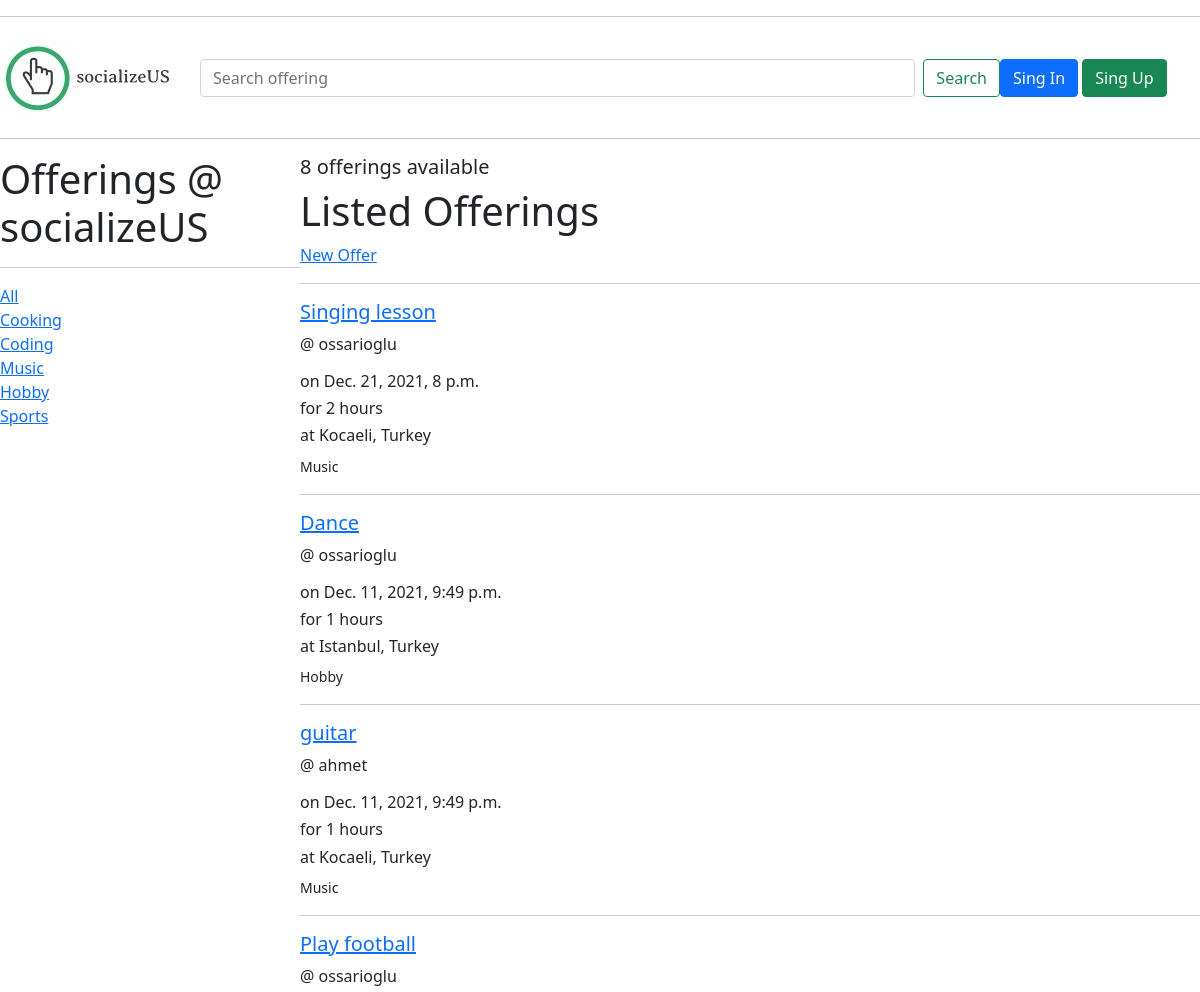
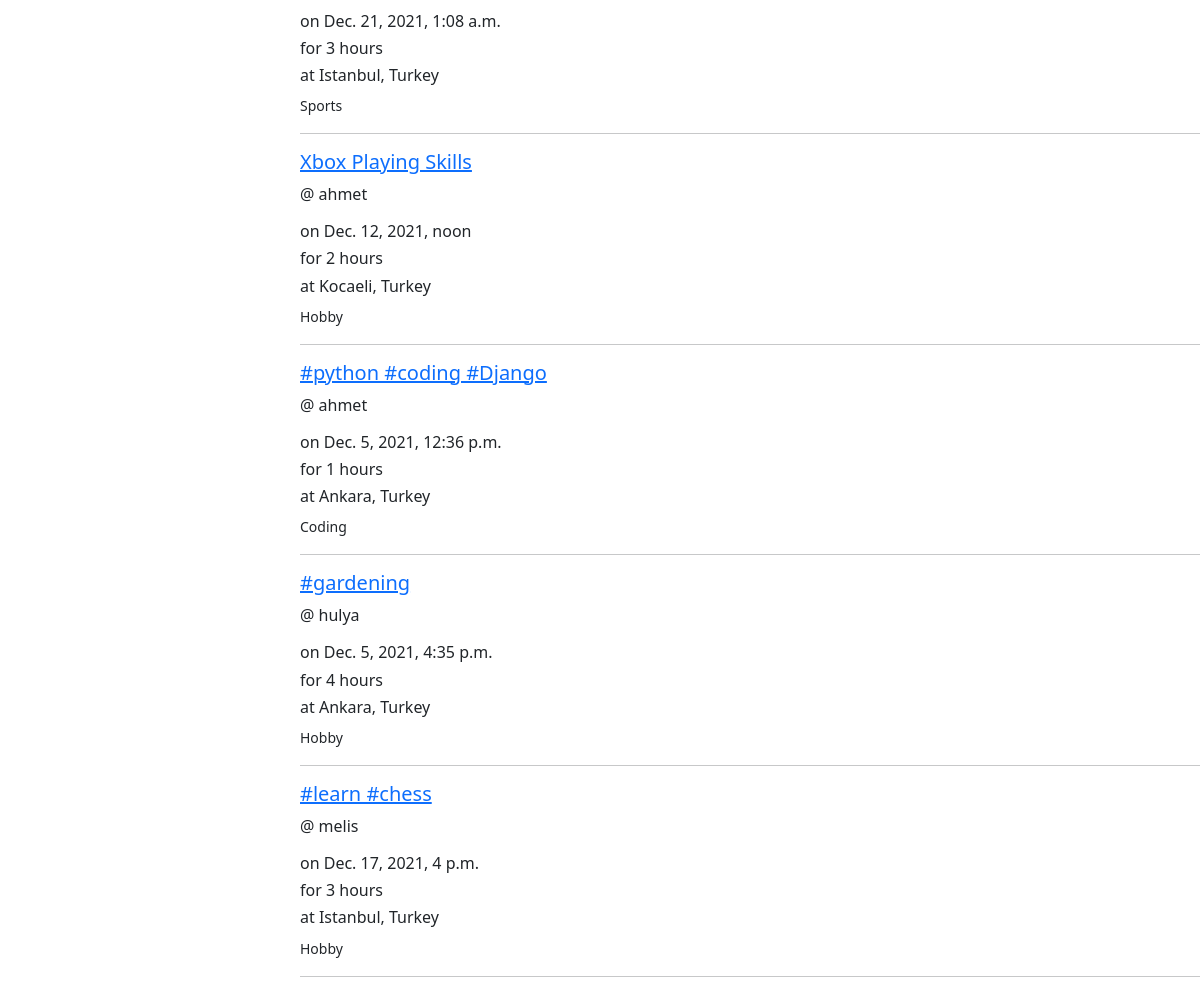
The page / on the database its author committed (2 pictures, top to bottom).
### base/models.py (models this page shows, shortened)
class Tag(models.Model):
    tagName = models.CharField(primary_key = True,max_length=10)
    def __str__(self):
        return self.tagName

class Offering(models.Model):
    serviceID = models.UUIDField(primary_key = True, default = uuid.uuid4, editable = False)
    tag = models.ForeignKey(Tag, on_delete=models.CASCADE, null=True)
    status = models.CharField(max_length=10,default='New')
    providerID = models.ForeignKey(User, on_delete=models.CASCADE)
    keywords = models.CharField(max_length=100)
    serviceInfo = models.TextField(max_length=200,null=True,blank=True)
    startingDate = models.DateTimeField(editable=True,default=timezone.now())
    duration = models.PositiveIntegerField(editable=True,default=1)
    meetingType = models.CharField(max_length=10,default='FaceToFace')
    location = models.CharField(max_length=50)
    capacity = models.PositiveIntegerField(editable=True,default=1)
    deadlineForUpdate = models.DateTimeField(editable=True,default=timezone.now())
    updated = models.DateTimeField(auto_now=True)
    created = models.DateTimeField(auto_now_add=True)
    class Meta:
        ordering = ['-updated','-created']

### base/views.py (the view)
# urls.py: path('', views.home, name="home"),
def home(request):
    q = request.GET.get('q') if request.GET.get('q') != None else ''
    offers = Offering.objects.filter(
        Q(tag__tagName__icontains=q) |
        Q(keywords__icontains=q) |
        Q(serviceInfo__icontains=q)
    )
    tags = Tag.objects.all()
    offer_count = offers.count()
    context = {'offers':offers, 'tags':tags, 'offer_count':offer_count}
    return render(request, 'base/home.html', context)

### base/templates/base/home.html (shortened to what this page needs)
{% extends 'main.html' %}
{% block content %}
<div class="home-container">
    <div>
        <h1> Offerings @ socializeUS </h1>
        <hr>
        <div>
            <a href="{% url 'home' %}">All</a>
        </div>
        {% for tag in tags %}
            <div>
                <a href="{% url 'home'%}?q={{tag.tagName}}">{{tag.tagName}}</a>
            </div>
        {% endfor %}
    </div>
    <div>
        <h5>{{ offer_count }} offerings available </h5>
        <h1> Listed Offerings </h1>
        <a href="{% url 'create-offer' %}" > New Offer </a>
        <hr>
        <div>
            {% for offer_name in offers %}
                <div>
                    <h5><a href="{% url 'offerings' offer_name.serviceID %}">{{ offer_name.keywords}}</a></h5>
                    <span>@ {{ offer_name.providerID}}</span>
                    <p class="text-secondary">
                        <h6>on {{ offer_name.startingDate}}</h6>
                        <h6>for {{ offer_name.duration}} hours</h6>
                        <h6>at {{ offer_name.location}}</h6>
                        <small>{{ offer_name.tag}}</small>
                    </p>
                    <hr>
                </div>
            {% endfor %}
        </div>
    </div>
</div>
{% endblock content %}

### templates/main.html (shortened to what this page needs)
<!doctype html>
{% load static %}
<htmtl lang="en">
<head>
    <link href="https://cdn.jsdelivr.net/npm/bootstrap@5.1.3/dist/css/bootstrap.min.css" rel="stylesheet">
</head>
<body>
    {% include 'navbar.html' %}
    {% block content %}
    {% endblock %}
</body>
</htmtl>

### templates/navbar.html
{% load static %}
<hr>
<nav class="navbar navbar-expand-lg navbar-light bg-white">
        <div class="col-2">
            <a href="{% url 'home' %}">
                <img src="{% static 'images/logo.jpeg' %}" />
            </a>
        </div>
        <div class="col-8">
            <form class="d-flex" method="GET" action="{% url 'home' %}">
                <input class="form-control me-2" type="text" name="q" placeholder="Search offering" />
                <button class="btn btn-outline-success" type="submit">Search</button>
            </form>
        </div>
        {% if request.user.is_authenticated %}
            <div class="dropdown">
                <button class="btn btn-primary dropdown-toggle" type="button" id="dropdownMenuButton" data-bs-toggle="dropdown" aria-haspopup="true" aria-expanded="false">
                {{ request.user }}
                </button>
                <div class="dropdown-menu" aria-labelledby="dropdownMenuButton">
                    <a class="dropdown-item" href="#">Profile</a>
                    <a class="dropdown-item" href="#">Actions</a>
                    <a class="dropdown-item" href="#">History</a>
                    <div class="dropdown-divider"></div>
                    <a class="dropdown-item text-danger" href="{% url 'logout' %}">Logout</a>
                </div>
            </div>
        {% else %}
            <div class="col-2">
                <a class="btn btn-primary" href="{% url 'login' %}" role="button">Sing In</a>
                <a class="btn btn-success" href="{% url 'login' %}" role="button">Sing Up</a>
            </div>
        {% endif %}
</nav>
<hr>

### base/templates/base/home.html (style rules this page uses)
.home-container { display: grid; grid-template-columns: 1fr 3fr; }

### rows shown on the page
Tag: tagName "Cooking"
Tag: tagName "Coding"
Tag: tagName "Music"
Tag: tagName "Hobby"
Tag: tagName "Sports"
Offering: keywords "Singing lesson", providerID "ossarioglu", startingDate "Dec. 21, 2021, 8 p.m.", duration "2", location "Kocaeli, Turkey", tag "Music"
Offering: keywords "Dance", providerID "ossarioglu", startingDate "Dec. 11, 2021, 9:49 p.m.", duration "1", location "Istanbul, Turkey", tag "Hobby"
Offering: keywords "guitar", providerID "ahmet", startingDate "Dec. 11, 2021, 9:49 p.m.", duration "1", location "Kocaeli, Turkey", tag "Music"
Offering: keywords "Play football", providerID "ossarioglu", startingDate "Dec. 21, 2021, 1:08 a.m.", duration "3", location "Istanbul, Turkey", tag "Sports"
Offering: keywords "Xbox Playing Skills", providerID "ahmet", startingDate "Dec. 12, 2021, noon", duration "2", location "Kocaeli, Turkey", tag "Hobby"
Offering: keywords "#python #coding #Django", providerID "ahmet", startingDate "Dec. 5, 2021, 12:36 p.m.", duration "1", location "Ankara, Turkey", tag "Coding"
Offering: keywords "#gardening", providerID "hulya", startingDate "Dec. 5, 2021, 4:35 p.m.", duration "4", location "Ankara, Turkey", tag "Hobby"
Offering: keywords "#learn #chess", providerID "melis", startingDate "Dec. 17, 2021, 4 p.m.", duration "3", location "Istanbul, Turkey", tag "Hobby"

### other values the page prints
{{ offer_count }} "8"
